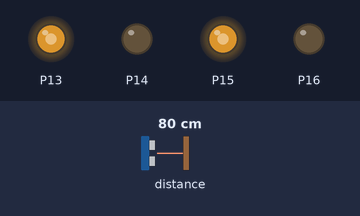
A program run on a simulated BBC micro:bit (MakeCode). Parts: output pins drawn as LEDs (lit = HIGH). Dashed ring = blinking. The test bench sets the inputs (shaded band); at power-on: distance to the obstacle 80 cm.

Above: at 1.2 s.
1.3 s: distance to the obstacle set to 21 cm
2.8 s: distance to the obstacle set to 17 cm
At 3.3 s:
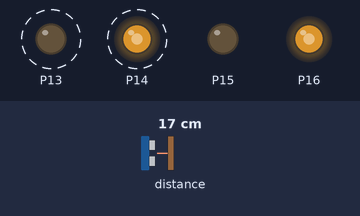
5.8 s: distance to the obstacle set to 5 cm
8.8 s: distance to the obstacle set to 2 cm
At 10.2 s:
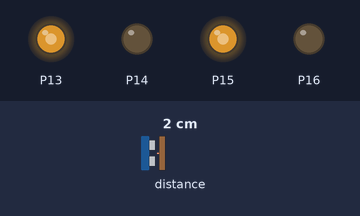
10.7 s: distance to the obstacle set to 4 cm
At 11.54 s:
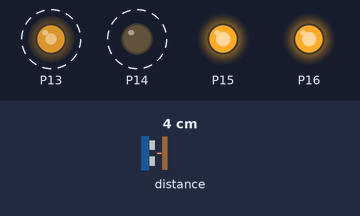
Timing chart, 0 to 14.7 s (numbered marks = the images above; inputs shaded):
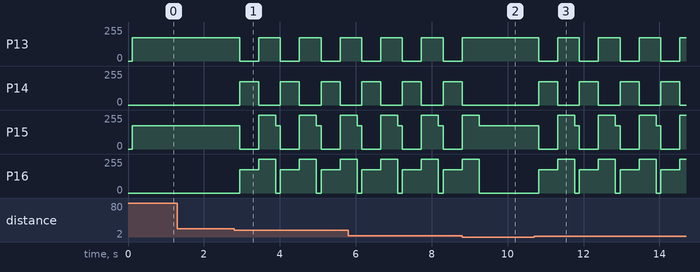

The program:

main.ts
```typescript
let distance = 0
function moveRight () {
    pins.digitalWritePin(DigitalPin.P13, 1)
    pins.digitalWritePin(DigitalPin.P14, 1)
    pins.analogWritePin(AnalogPin.P15, 700)
    pins.digitalWritePin(DigitalPin.P16, 0)
}
function moveForward () {
    pins.analogWritePin(AnalogPin.P13, 700)
    pins.digitalWritePin(DigitalPin.P14, 0)
    pins.analogWritePin(AnalogPin.P15, 700)
    pins.digitalWritePin(DigitalPin.P16, 0)
}
function moveStop () {
    pins.digitalWritePin(DigitalPin.P13, 1)
    pins.digitalWritePin(DigitalPin.P14, 1)
    pins.digitalWritePin(DigitalPin.P15, 1)
    pins.digitalWritePin(DigitalPin.P16, 1)
}
function moveBackward () {
    pins.analogWritePin(AnalogPin.P14, 700)
    pins.digitalWritePin(DigitalPin.P13, 0)
    pins.analogWritePin(AnalogPin.P16, 700)
    pins.digitalWritePin(DigitalPin.P15, 0)
}
function moveLeft () {
    pins.analogWritePin(AnalogPin.P13, 700)
    pins.digitalWritePin(DigitalPin.P14, 0)
    pins.digitalWritePin(DigitalPin.P15, 1)
    pins.digitalWritePin(DigitalPin.P16, 1)
    basic.pause(200)
}
basic.forever(function () {
    distance = sonar.ping(
    DigitalPin.P1,
    DigitalPin.P2,
    PingUnit.Centimeters
    )
    basic.pause(100)
    if (distance > 3 && distance < 20) {
        moveBackward()
        basic.pause(500)
        moveLeft()
        basic.pause(250)
        moveForward()
    } else {
        moveForward()
    }
})
```

test.ts
```typescript
// 在此处测试；当此软件包作为插件使用时，将不会编译此软件包。
```

Measured:
- the behaviour switches between 20 and 19 cm on distance to the obstacle (found by bisection; images 0 and 1)
- the behaviour switches between 4 and 3 cm on distance to the obstacle (found by bisection; images 1 and 2)
- after the input at 1.3 s, every drawn part: stays the same
- after the input at 2.8 s, P13: alternates 174/255 for 0.57 s and 0/255 for 0.50 s, starting after 0.14 s; P14: alternates 174/255 for 0.50 s and 0/255 for 0.57 s, starting after 0.14 s
- after the input at 8.8 s, P13: stays 174/255 (without the input it goes to 0/255 after 0.57 s); P14: stays 0/255 (without the input it goes to 174/255 after 0.57 s); P15: goes on until 9.2 s, then stays 174/255; P16: goes on until 9.2 s, then stays 0/255
- after the input at 10.7 s, P13: alternates 174/255 for 0.57 s and 0/255 for 0.50 s, starting after 0.12 s; P14: alternates 174/255 for 0.50 s and 0/255 for 0.57 s, starting after 0.12 s
